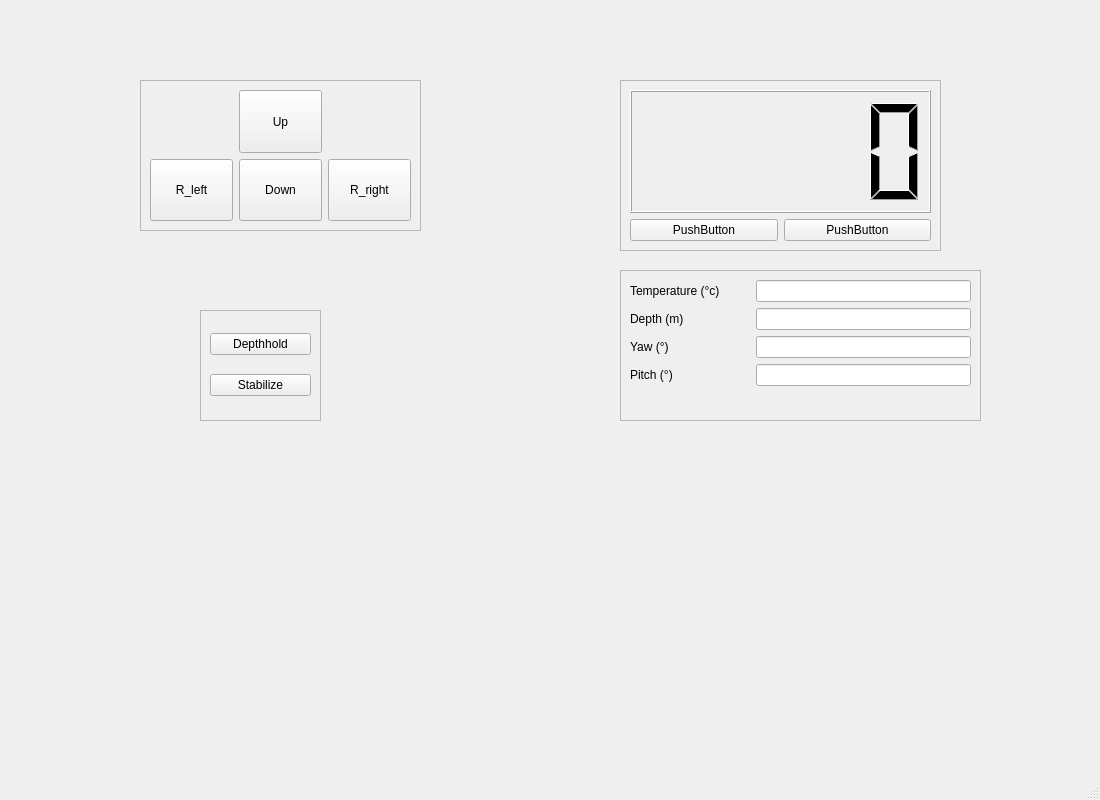
<?xml version="1.0" encoding="UTF-8"?>
<ui version="4.0">
 <class>MainWindow</class>
 <widget class="QMainWindow" name="MainWindow">
  <property name="geometry">
   <rect>
    <x>0</x>
    <y>0</y>
    <width>1100</width>
    <height>800</height>
   </rect>
  </property>
  <property name="windowTitle">
   <string>MainWindow</string>
  </property>
  <widget class="QWidget" name="centralwidget">
   <widget class="QFrame" name="frame_5">
    <property name="geometry">
     <rect>
      <x>140</x>
      <y>80</y>
      <width>281</width>
      <height>151</height>
     </rect>
    </property>
    <property name="frameShape">
     <enum>QFrame::Shape::StyledPanel</enum>
    </property>
    <property name="frameShadow">
     <enum>QFrame::Shadow::Raised</enum>
    </property>
    <layout class="QHBoxLayout" name="horizontalLayout_6">
     <item>
      <layout class="QGridLayout" name="gridLayout">
       <item row="1" column="0">
        <widget class="QPushButton" name="pushButton_4">
         <property name="sizePolicy">
          <sizepolicy hsizetype="Minimum" vsizetype="Expanding">
           <horstretch>0</horstretch>
           <verstretch>0</verstretch>
          </sizepolicy>
         </property>
         <property name="text">
          <string>R_left</string>
         </property>
        </widget>
       </item>
       <item row="1" column="1">
        <widget class="QPushButton" name="pushButton_5">
         <property name="sizePolicy">
          <sizepolicy hsizetype="Minimum" vsizetype="Expanding">
           <horstretch>0</horstretch>
           <verstretch>0</verstretch>
          </sizepolicy>
         </property>
         <property name="text">
          <string>Down</string>
         </property>
        </widget>
       </item>
       <item row="1" column="2">
        <widget class="QPushButton" name="pushButton_6">
         <property name="sizePolicy">
          <sizepolicy hsizetype="Minimum" vsizetype="Expanding">
           <horstretch>0</horstretch>
           <verstretch>0</verstretch>
          </sizepolicy>
         </property>
         <property name="text">
          <string>R_right</string>
         </property>
        </widget>
       </item>
       <item row="0" column="1">
        <widget class="QPushButton" name="pushButton_3">
         <property name="sizePolicy">
          <sizepolicy hsizetype="Minimum" vsizetype="Expanding">
           <horstretch>0</horstretch>
           <verstretch>0</verstretch>
          </sizepolicy>
         </property>
         <property name="text">
          <string>Up</string>
         </property>
        </widget>
       </item>
      </layout>
     </item>
    </layout>
   </widget>
   <widget class="QFrame" name="frame_6">
    <property name="geometry">
     <rect>
      <x>620</x>
      <y>270</y>
      <width>361</width>
      <height>151</height>
     </rect>
    </property>
    <property name="frameShape">
     <enum>QFrame::Shape::StyledPanel</enum>
    </property>
    <property name="frameShadow">
     <enum>QFrame::Shadow::Raised</enum>
    </property>
    <layout class="QHBoxLayout" name="horizontalLayout_7">
     <item>
      <layout class="QFormLayout" name="formLayout">
       <property name="fieldGrowthPolicy">
        <enum>QFormLayout::FieldGrowthPolicy::AllNonFixedFieldsGrow</enum>
       </property>
       <property name="labelAlignment">
        <set>Qt::AlignmentFlag::AlignLeading|Qt::AlignmentFlag::AlignLeft|Qt::AlignmentFlag::AlignVCenter</set>
       </property>
       <property name="formAlignment">
        <set>Qt::AlignmentFlag::AlignRight|Qt::AlignmentFlag::AlignTop|Qt::AlignmentFlag::AlignTrailing</set>
       </property>
       <property name="horizontalSpacing">
        <number>6</number>
       </property>
       <item row="0" column="0">
        <widget class="QLabel" name="Temp_label">
         <property name="sizePolicy">
          <sizepolicy hsizetype="Maximum" vsizetype="Preferred">
           <horstretch>0</horstretch>
           <verstretch>0</verstretch>
          </sizepolicy>
         </property>
         <property name="minimumSize">
          <size>
           <width>120</width>
           <height>0</height>
          </size>
         </property>
         <property name="maximumSize">
          <size>
           <width>100</width>
           <height>16777215</height>
          </size>
         </property>
         <property name="text">
          <string>Temperature (°c)</string>
         </property>
        </widget>
       </item>
       <item row="0" column="1">
        <widget class="QLineEdit" name="Temp_value">
         <property name="sizePolicy">
          <sizepolicy hsizetype="Expanding" vsizetype="Fixed">
           <horstretch>0</horstretch>
           <verstretch>0</verstretch>
          </sizepolicy>
         </property>
         <property name="readOnly">
          <bool>true</bool>
         </property>
        </widget>
       </item>
       <item row="1" column="0">
        <widget class="QLabel" name="Depth_label">
         <property name="sizePolicy">
          <sizepolicy hsizetype="Preferred" vsizetype="Preferred">
           <horstretch>0</horstretch>
           <verstretch>0</verstretch>
          </sizepolicy>
         </property>
         <property name="minimumSize">
          <size>
           <width>120</width>
           <height>0</height>
          </size>
         </property>
         <property name="text">
          <string>Depth (m)</string>
         </property>
        </widget>
       </item>
       <item row="1" column="1">
        <widget class="QLineEdit" name="Depth_value">
         <property name="readOnly">
          <bool>true</bool>
         </property>
        </widget>
       </item>
       <item row="2" column="0">
        <widget class="QLabel" name="Yaw_label">
         <property name="sizePolicy">
          <sizepolicy hsizetype="Expanding" vsizetype="Preferred">
           <horstretch>0</horstretch>
           <verstretch>0</verstretch>
          </sizepolicy>
         </property>
         <property name="minimumSize">
          <size>
           <width>120</width>
           <height>0</height>
          </size>
         </property>
         <property name="text">
          <string>Yaw (°)</string>
         </property>
        </widget>
       </item>
       <item row="2" column="1">
        <widget class="QLineEdit" name="Yaw_value">
         <property name="sizePolicy">
          <sizepolicy hsizetype="Expanding" vsizetype="Fixed">
           <horstretch>0</horstretch>
           <verstretch>0</verstretch>
          </sizepolicy>
         </property>
         <property name="maximumSize">
          <size>
           <width>16777215</width>
           <height>16777215</height>
          </size>
         </property>
         <property name="alignment">
          <set>Qt::AlignmentFlag::AlignLeading|Qt::AlignmentFlag::AlignLeft|Qt::AlignmentFlag::AlignVCenter</set>
         </property>
         <property name="readOnly">
          <bool>true</bool>
         </property>
        </widget>
       </item>
       <item row="3" column="0">
        <widget class="QLabel" name="Pitch_label">
         <property name="minimumSize">
          <size>
           <width>120</width>
           <height>0</height>
          </size>
         </property>
         <property name="text">
          <string>Pitch (°)</string>
         </property>
        </widget>
       </item>
       <item row="3" column="1">
        <widget class="QLineEdit" name="Pitch_value">
         <property name="readOnly">
          <bool>true</bool>
         </property>
        </widget>
       </item>
      </layout>
     </item>
    </layout>
   </widget>
   <widget class="QFrame" name="frame_7">
    <property name="geometry">
     <rect>
      <x>620</x>
      <y>80</y>
      <width>321</width>
      <height>171</height>
     </rect>
    </property>
    <property name="frameShape">
     <enum>QFrame::Shape::StyledPanel</enum>
    </property>
    <property name="frameShadow">
     <enum>QFrame::Shadow::Raised</enum>
    </property>
    <layout class="QHBoxLayout" name="horizontalLayout_8">
     <item>
      <layout class="QVBoxLayout" name="verticalLayout_2" stretch="1,1">
       <item>
        <widget class="QLCDNumber" name="lcdNumber">
         <property name="digitCount">
          <number>5</number>
         </property>
        </widget>
       </item>
       <item>
        <layout class="QHBoxLayout" name="horizontalLayout_2">
         <item>
          <widget class="QPushButton" name="pushButton">
           <property name="text">
            <string>PushButton</string>
           </property>
          </widget>
         </item>
         <item>
          <widget class="QPushButton" name="pushButton_2">
           <property name="text">
            <string>PushButton</string>
           </property>
          </widget>
         </item>
        </layout>
       </item>
      </layout>
     </item>
    </layout>
   </widget>
   <widget class="QFrame" name="frame_8">
    <property name="geometry">
     <rect>
      <x>200</x>
      <y>310</y>
      <width>121</width>
      <height>111</height>
     </rect>
    </property>
    <property name="frameShape">
     <enum>QFrame::Shape::StyledPanel</enum>
    </property>
    <property name="frameShadow">
     <enum>QFrame::Shadow::Raised</enum>
    </property>
    <layout class="QHBoxLayout" name="horizontalLayout_9">
     <item>
      <layout class="QVBoxLayout" name="verticalLayout_3">
       <item>
        <widget class="QPushButton" name="pushButton_7">
         <property name="text">
          <string>Depthhold</string>
         </property>
        </widget>
       </item>
       <item>
        <widget class="QPushButton" name="pushButton_8">
         <property name="text">
          <string>Stabilize</string>
         </property>
        </widget>
       </item>
      </layout>
     </item>
    </layout>
   </widget>
  </widget>
  <widget class="QMenuBar" name="menubar">
   <property name="geometry">
    <rect>
     <x>0</x>
     <y>0</y>
     <width>1100</width>
     <height>33</height>
    </rect>
   </property>
  </widget>
  <widget class="QStatusBar" name="statusbar"/>
 </widget>
 <resources/>
 <connections/>
</ui>
